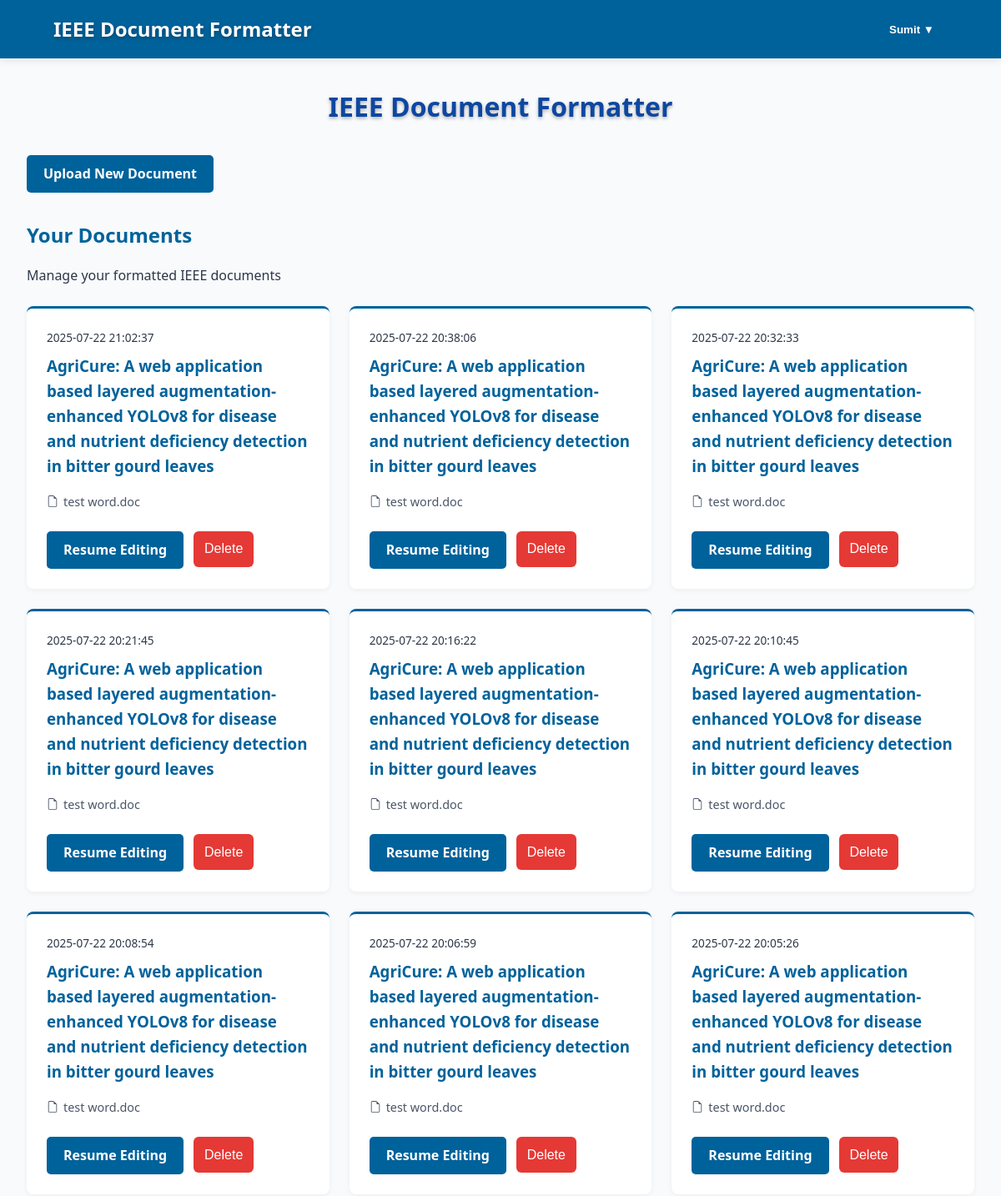
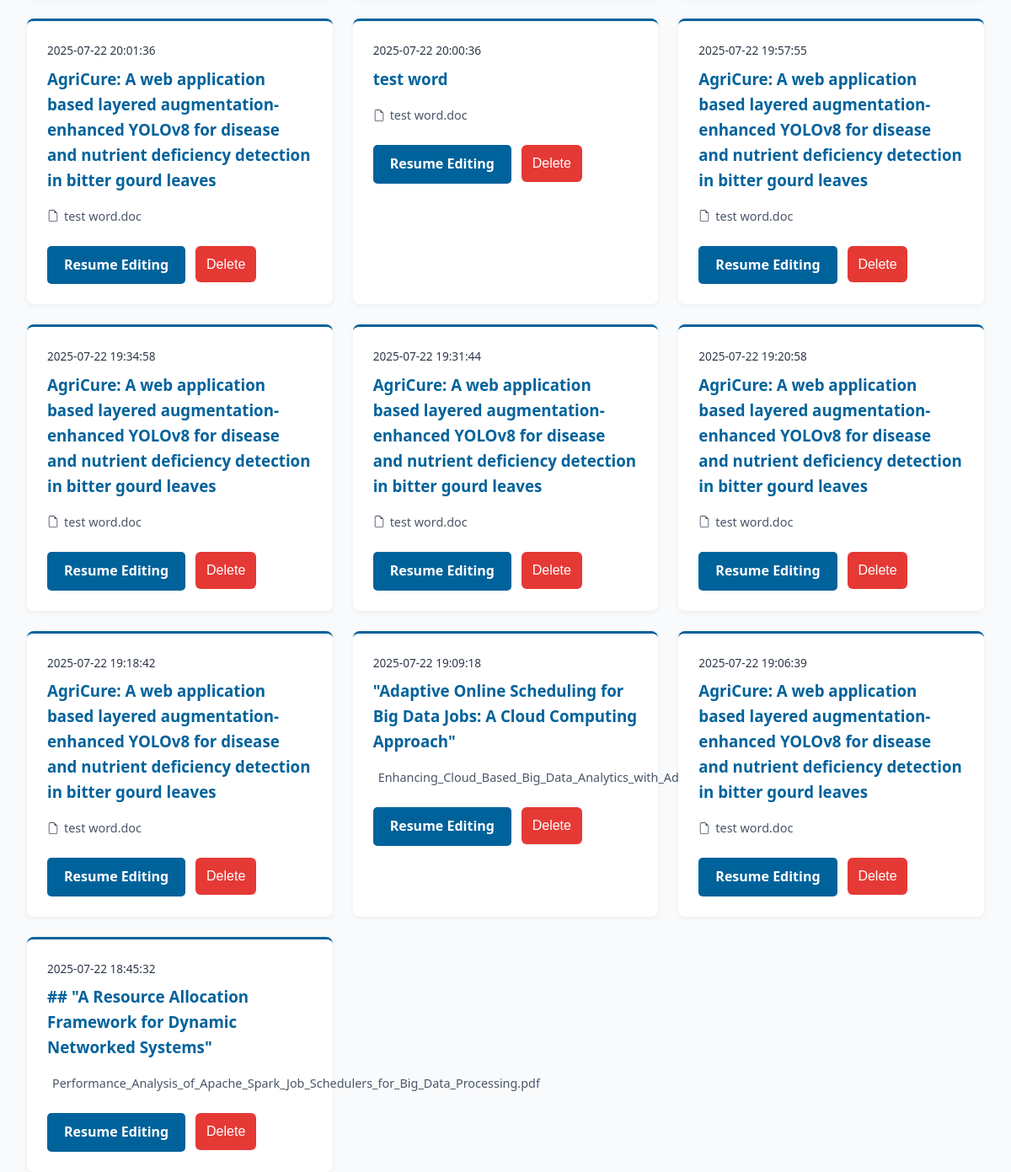
The app's page /dashboard (signed in) with its own data (2 pictures, top to bottom).
### tables this page shows
CREATE TABLE uploads (
            id INTEGER PRIMARY KEY AUTOINCREMENT,
            user_email TEXT NOT NULL,
            file_name TEXT NOT NULL,
            temp_id TEXT UNIQUE NOT NULL,
            title TEXT,
            parsed_on TIMESTAMP DEFAULT CURRENT_TIMESTAMP,
            FOREIGN KEY (user_email) REFERENCES users (email)
        );

### app.py (the view)
@app.route('/dashboard')
def dashboard():
    if 'user' not in session:
        return redirect(url_for('login_page'))
    uploads = get_user_uploads(session["user"])
    username = session.get('username')
    if not username:
        user = get_user_by_email(session["user"])
        username = user.get('name', 'User') if user else 'User'
    return render_template('dashboard.html', uploads=uploads, username=username)

### database.py (called while the page is built)
def get_db_connection():
    conn = sqlite3.connect(DATABASE)
    conn.row_factory = sqlite3.Row
    return conn

def get_user_uploads(user_email):
    try:
        conn = get_db_connection()
        cursor = conn.cursor()
        cursor.execute('''
            SELECT * FROM uploads
            WHERE user_email = ?
            ORDER BY parsed_on DESC
        ''', (user_email,))
        uploads = cursor.fetchall()
        conn.close()
        return [dict(upload) for upload in uploads]
    except Exception as e:
        print(f"Error getting uploads: {e}")
        return []

### templates/dashboard.html (shortened to what this page needs)
{% extends "base_dashboard.html" %}
{% block content %}
<div class="dashboard-container">
  <h1 style="color: #0d47a1;">IEEE Document Formatter</h1>
  <div class="upload-section">
    <a href="/index.html" class="btn-ieee-solid">
      Upload New Document
    </a>
  </div>
  <div class="documents-header">
    <h2>Your Documents</h2>
    <p class="text-muted">Manage your formatted IEEE documents</p>
  </div>
  {% if uploads %}
  <div class="document-grid">
    {% for item in uploads %}
    <div class="document-card">
      <div class="document-meta">
        <span class="text-muted">
          {{ item.parsed_on.strftime('%b %d, %Y') if item.parsed_on.strftime else item.parsed_on }}
        </span>
      </div>
      <h3>{{ item.title or item.file_name or 'Untitled Document' }}</h3>
      <div class="file-info">
        <svg width="14" height="14" fill="currentColor" viewBox="0 0 16 16" style="margin-right: 6px;">
          <path d="M4 0h5.5v1H4a1 1 0 0 0-1 1v12a1 1 0 0 0 1 1h8a1 1 0 0 0 1-1V4.5h1V14a2 2 0 0 1-2 2H4a2 2 0 0 1-2-2V2a2 2 0 0 1 2-2z"/>
          <path d="M9.5 3V0L14 4.5h-3A1.5 1.5 0 0 1 9.5 3z"/>
        </svg>
        {{ item.file_name }}
      </div>
      <div class="document-actions">
        <a href="/resume/{{ item.temp_id }}" class="btn-ieee-solid">
          Resume Editing
        </a>
        <form action="/delete_upload/{{ item.temp_id }}" method="post" style="display: inline;">
          <button type="submit" class="btn-ieee-danger" style="background-color: #E53935;">
            Delete
          </button>
        </form>
      </div>
    </div>
    {% endfor %}
  </div>
  {% endif %}
</div>
{% endblock %}

### templates/base_dashboard.html (shortened to what this page needs)
<!DOCTYPE html>
<html lang="en">
<head>
</head>
<body>
  <header class="topbar">
    <div class="container">
      <div class="topbar-inner">
        <div class="brand">
          <h1>IEEE Document Formatter</h1>
        </div>
         {% if session.get('user') %}
        <div class="user-dropdown">
          <button class="user-btn">
                     {{ username if username else session.get('username', 'User') }} ▼
        </div>
        {% endif %}
      </div>
    </div>
  </header>
  <main class="container">
    {% block content %}{% endblock %}
  </main>
</body>
</html>

### templates/base_dashboard.html (style rules this page uses)
:root { --ieee-blue: #00629B; --ieee-blue-light: #0085CA; --ieee-accent: #FF6D00; --light-bg: #F8FAFC; --card-bg: #FFFFFF; --text-dark: #2D3748; --text-light: #4A5568; --border-color: #E2E8F0; --danger-red: #E53935; }
body { font-family: 'Segoe UI', system-ui, sans-serif; background: var(--light-bg); color: var(--text-dark); margin: 0; line-height: 1.6; }
.container { max-width: 1200px; margin: 0 auto; padding: 0 2rem; }
.topbar { background: var(--ieee-blue); color: white; padding: 1rem 2rem; box-shadow: 0 2px 10px rgba(0,0,0,0.1); }
.topbar-inner { display: flex; justify-content: space-between; align-items: center; }
.brand h1 { margin: 0; font-size: 1.5rem; font-weight: 600; }
.user-dropdown { position: relative; display: inline-block; }
.user-btn { background: transparent; color: white; border: none; font-weight: 600; cursor: pointer; padding: 0.5rem 1rem; display: flex; align-items: center; gap: 0.5rem; }
h1 { color: white; text-align: center; margin-bottom: 2rem; font-weight: 600; text-shadow: 0 2px 4px rgba(0,0,0,0.3); }
button[type="submit"] { width: 100%; padding: 0.8rem; background: var(--ieee-blue); color: white; border: none; border-radius: 6px; font-size: 1rem; font-weight: 500; cursor: pointer; transition: all 0.3s; }

### templates/dashboard.html (style rules this page uses)
.dashboard-container { margin-top: 2rem; }
.upload-section { margin: 1.5rem 0 2rem; }
.documents-header { margin-bottom: 1.5rem; }
.documents-header h2 { margin-bottom: 0.5rem; color: var(--ieee-blue); }
.document-grid { display: grid; grid-template-columns: repeat(auto-fill, minmax(300px, 1fr)); gap: 1.5rem; }
.document-card { background: var(--card-bg); border-radius: 8px; padding: 1.5rem; box-shadow: 0 2px 6px rgba(0,0,0,0.05); border-top: 3px solid var(--ieee-blue); transition: transform 0.2s; }
.document-meta { margin-bottom: 0.5rem; font-size: 0.85rem; }
.document-card h3 { margin: 0 0 1rem 0; color: var(--ieee-blue); }
.file-info { display: flex; align-items: center; color: var(--text-light); font-size: 0.9rem; margin-bottom: 1.5rem; }
.document-actions { display: flex; gap: 0.75rem; }
.btn-ieee-solid { background: #00629B; color: white; padding: 10px 20px; border: none; border-radius: 5px; cursor: pointer; font-weight: bold; text-decoration: none; display: inline-block; text-align: center; transition: opacity 0.2s; }
.btn-ieee-danger { background: #E53935; color: white; padding: 10px 20px; border: none; border-radius: 5px; cursor: pointer; font-weight: bold; text-decoration: none; display: inline-block; text-align: center; transition: opacity 0.2s; }

### records on screen
uploads: parsed_on "2025-07-22 21:02:37", title "AgriCure: A web application based layered augmentation-enhanced YOLOv8 for disease and nutrient deficiency detection in bitter gourd leaves", file_name "test word.doc"
uploads: parsed_on "2025-07-22 20:38:06", title "AgriCure: A web application based layered augmentation-enhanced YOLOv8 for disease and nutrient deficiency detection in bitter gourd leaves", file_name "test word.doc"
uploads: parsed_on "2025-07-22 20:32:33", title "AgriCure: A web application based layered augmentation-enhanced YOLOv8 for disease and nutrient deficiency detection in bitter gourd leaves", file_name "test word.doc"
uploads: parsed_on "2025-07-22 20:21:45", title "AgriCure: A web application based layered augmentation-enhanced YOLOv8 for disease and nutrient deficiency detection in bitter gourd leaves", file_name "test word.doc"
uploads: parsed_on "2025-07-22 20:16:22", title "AgriCure: A web application based layered augmentation-enhanced YOLOv8 for disease and nutrient deficiency detection in bitter gourd leaves", file_name "test word.doc"
uploads: parsed_on "2025-07-22 20:10:45", title "AgriCure: A web application based layered augmentation-enhanced YOLOv8 for disease and nutrient deficiency detection in bitter gourd leaves", file_name "test word.doc"
uploads: parsed_on "2025-07-22 20:08:54", title "AgriCure: A web application based layered augmentation-enhanced YOLOv8 for disease and nutrient deficiency detection in bitter gourd leaves", file_name "test word.doc"
uploads: parsed_on "2025-07-22 20:06:59", title "AgriCure: A web application based layered augmentation-enhanced YOLOv8 for disease and nutrient deficiency detection in bitter gourd leaves", file_name "test word.doc"
uploads: parsed_on "2025-07-22 20:05:26", title "AgriCure: A web application based layered augmentation-enhanced YOLOv8 for disease and nutrient deficiency detection in bitter gourd leaves", file_name "test word.doc"
uploads: parsed_on "2025-07-22 20:01:36", title "AgriCure: A web application based layered augmentation-enhanced YOLOv8 for disease and nutrient deficiency detection in bitter gourd leaves", file_name "test word.doc"
uploads: parsed_on "2025-07-22 20:00:36", title "test word", file_name "test word.doc"
uploads: parsed_on "2025-07-22 19:57:55", title "AgriCure: A web application based layered augmentation-enhanced YOLOv8 for disease and nutrient deficiency detection in bitter gourd leaves", file_name "test word.doc"
uploads: parsed_on "2025-07-22 19:34:58", title "AgriCure: A web application based layered augmentation-enhanced YOLOv8 for disease and nutrient deficiency detection in bitter gourd leaves", file_name "test word.doc"
uploads: parsed_on "2025-07-22 19:31:44", title "AgriCure: A web application based layered augmentation-enhanced YOLOv8 for disease and nutrient deficiency detection in bitter gourd leaves", file_name "test word.doc"
uploads: parsed_on "2025-07-22 19:20:58", title "AgriCure: A web application based layered augmentation-enhanced YOLOv8 for disease and nutrient deficiency detection in bitter gourd leaves", file_name "test word.doc"
uploads: parsed_on "2025-07-22 19:18:42", title "AgriCure: A web application based layered augmentation-enhanced YOLOv8 for disease and nutrient deficiency detection in bitter gourd leaves", file_name "test word.doc"
uploads: parsed_on "2025-07-22 19:09:18", title "\"Adaptive Online Scheduling for Big Data Jobs: A Cloud Computing Approach\"", file_name "Enhancing_Cloud_Based_Big_Data_Analytics_with_Adaptive_Job_Level_Parallelism.pdf"
uploads: parsed_on "2025-07-22 19:06:39", title "AgriCure: A web application based layered augmentation-enhanced YOLOv8 for disease and nutrient deficiency detection in bitter gourd leaves", file_name "test word.doc"
uploads: parsed_on "2025-07-22 18:45:32", title "## \"A Resource Allocation Framework for Dynamic Networked Systems\"", file_name "Performance_Analysis_of_Apache_Spark_Job_Schedulers_for_Big_Data_Processing.pdf"

### other values on screen
{{ username if username else session.get('username', 'User') }} "Sumit"
